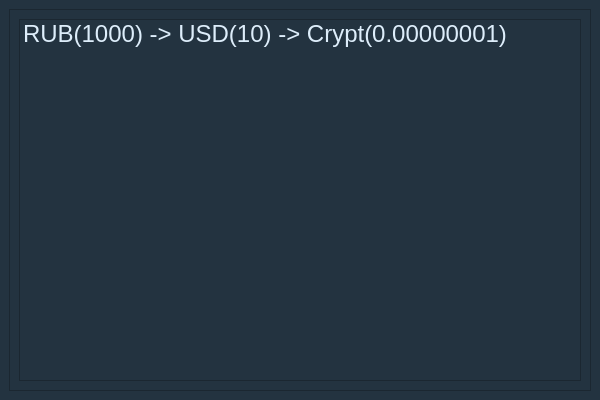
<?xml version="1.0" encoding="UTF-8"?>
<ui version="4.0">
 <class>MainWindow</class>
 <widget class="QMainWindow" name="MainWindow">
  <property name="geometry">
   <rect>
    <x>0</x>
    <y>0</y>
    <width>600</width>
    <height>400</height>
   </rect>
  </property>
  <property name="minimumSize">
   <size>
    <width>600</width>
    <height>400</height>
   </size>
  </property>
  <property name="maximumSize">
   <size>
    <width>600</width>
    <height>400</height>
   </size>
  </property>
  <property name="windowTitle">
   <string>MainWindow</string>
  </property>
  <property name="styleSheet">
   <string notr="true">background-color: #233340;
color: #ddedfa;
font-family: Ubuntu;</string>
  </property>
  <widget class="QWidget" name="centralwidget">
   <layout class="QGridLayout" name="gridLayout">
    <item row="0" column="0">
     <widget class="QFrame" name="frame">
      <property name="frameShape">
       <enum>QFrame::StyledPanel</enum>
      </property>
      <property name="frameShadow">
       <enum>QFrame::Raised</enum>
      </property>
      <layout class="QGridLayout" name="gridLayout_2">
       <item row="0" column="0">
        <widget class="QListWidget" name="listPrice">
         <property name="styleSheet">
          <string notr="true">font: 24px;</string>
         </property>
         <item>
          <property name="text">
           <string>RUB(1000) -&gt; USD(10) -&gt; Crypt(0.00000001)</string>
          </property>
         </item>
        </widget>
       </item>
      </layout>
     </widget>
    </item>
   </layout>
  </widget>
 </widget>
 <resources/>
 <connections/>
</ui>
